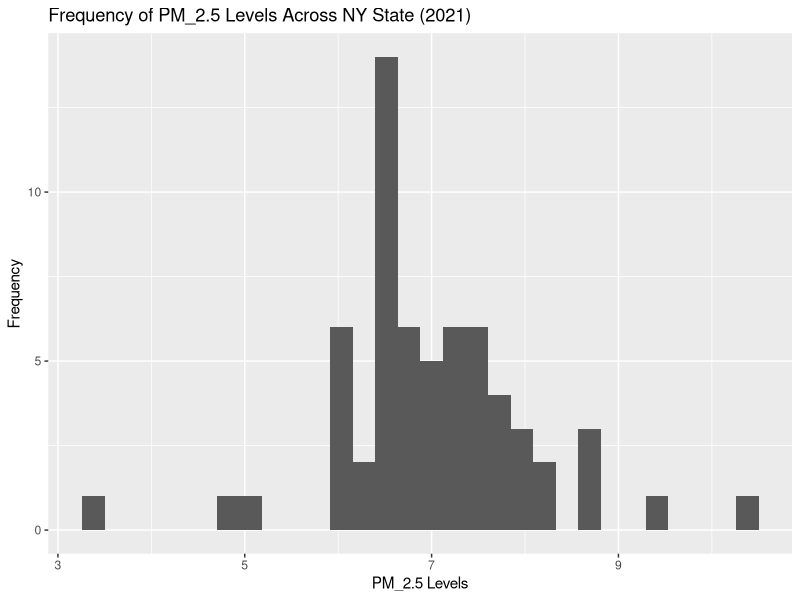
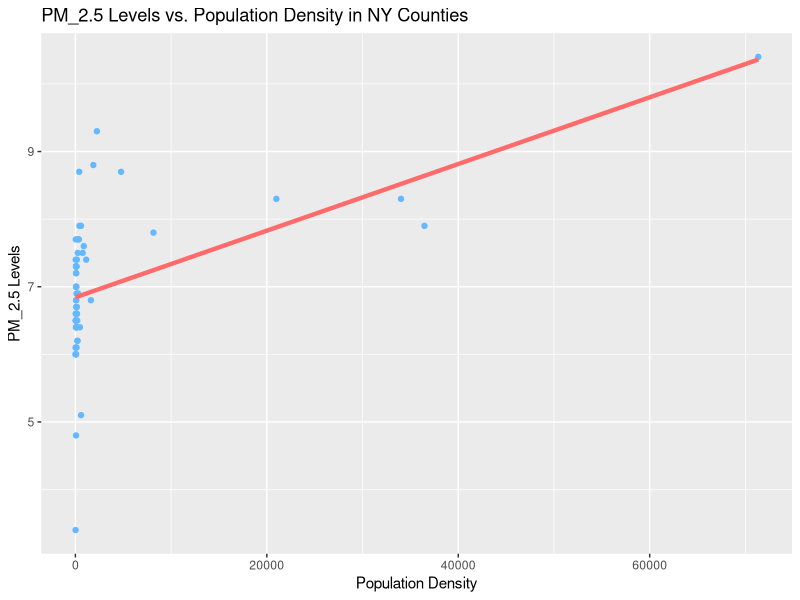
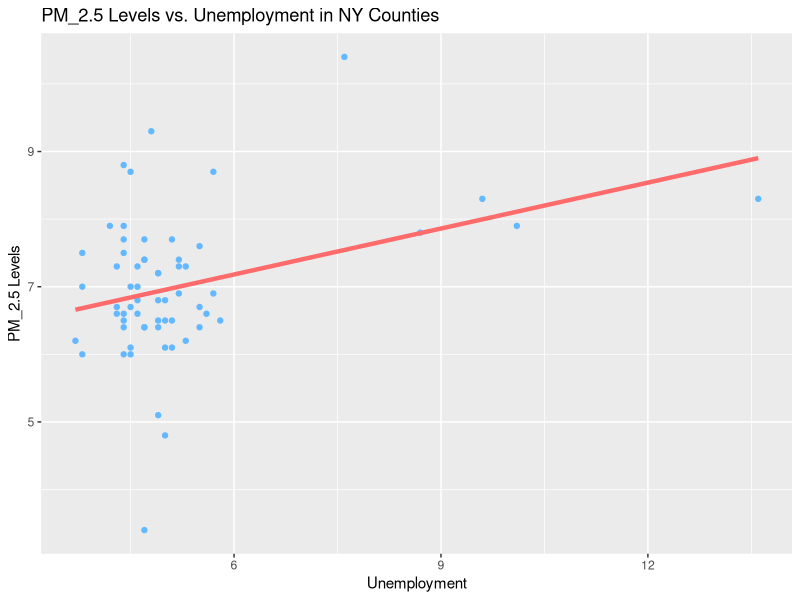
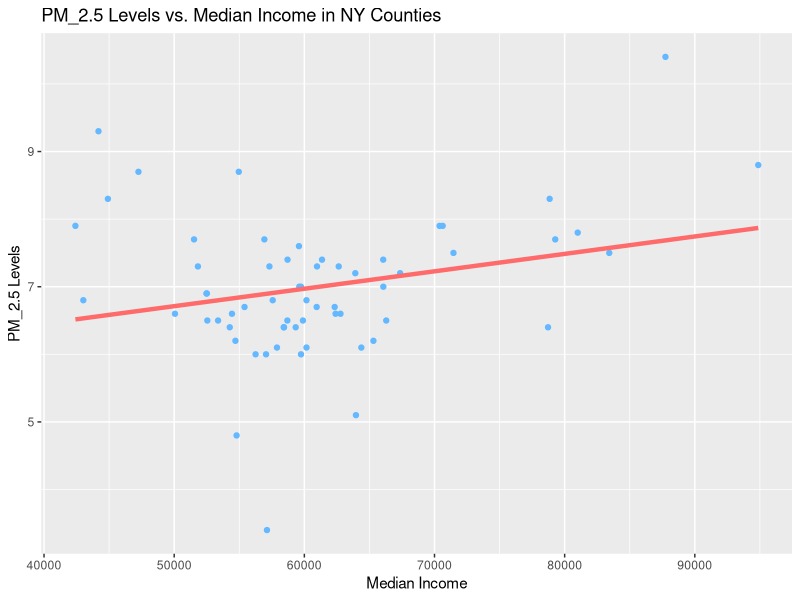

The R script that drew these images, in order:
## ---- chunk 1

## loading data 

library(tidyverse)

finalData <- read_csv("finalData.csv")

## getting rid of extra columns 

finalData <- finalData |>
  select(County:PopDensity)

## distribution of air pollution

finalData |>
  ggplot(mapping = aes(x = PM)) +
  geom_histogram() +
  labs(x = "PM_2.5 Levels",
       y = "Frequency",
       title = "Frequency of PM_2.5 Levels Across NY State (2021)")
## ---- chunk 2

## population density prediction

finalData |>
  ggplot(aes(x = PopDensity,
             y = PM)) +
  geom_point(color = "steelblue1") +
  geom_smooth(method = "lm", se = FALSE, 
              color = "indianred1", size = 1.5) +
  labs(x = "Population Density",
       y = "PM_2.5 Levels",
       title = "PM_2.5 Levels vs. Population Density in NY Counties")

## population density regression

pop_reg <- lm(PM ~ PopDensity, data = finalData)
pop_reg

## correlation

cor(finalData$PopDensity, finalData$PM) 


## ---- chunk 3

## Unemployment prediction

finalData |>
  ggplot(aes(x = Unemployment,
             y = PM)) +
  geom_point(color = "steelblue1") +
  geom_smooth(method = "lm", se = FALSE, 
              color = "indianred1", size = 1.5) +
  labs(x = "Unemployment",
       y = "PM_2.5 Levels",
       title = "PM_2.5 Levels vs. Unemployment in NY Counties")

## unemployment regression

unemployment_reg <- lm(PM ~ Unemployment, data = finalData)
unemployment_reg

## correlation 

cor(finalData$Unemployment, finalData$PM)

## ---- chunk 4

## Median Income prediction

finalData |>
  ggplot(aes(x = MedianIncome,
             y = PM)) +
  geom_point(color = "steelblue1") +
  geom_smooth(method = "lm", se = FALSE, 
              color = "indianred1", size = 1.5) +
  labs(x = "Median Income",
       y = "PM_2.5 Levels",
       title = "PM_2.5 Levels vs. Median Income in NY Counties")

## unemployment regression

income_reg <- lm(PM ~ MedianIncome, data = finalData)
income_reg

## correlation 

cor(finalData$MedianIncome, finalData$PM)
